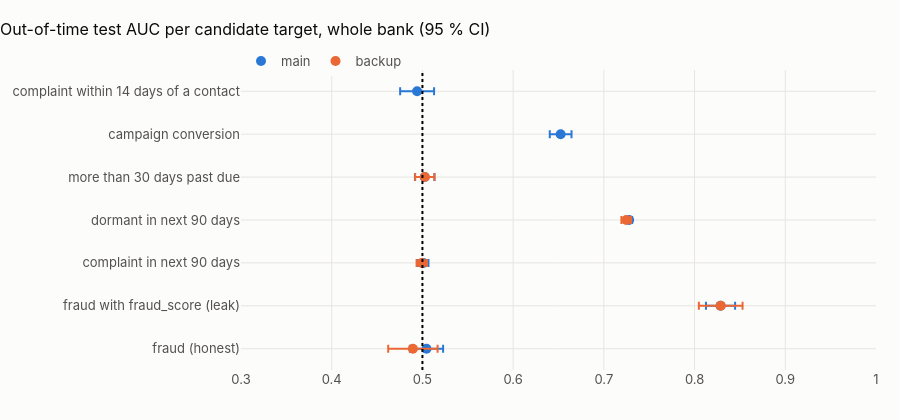

The code cell stored with this chart in its notebook:
### Markdown cell above
## 7 · Which modelling conclusions survive?

### Code cell
lrn = read("learnability")
fig = go.Figure()
for d in PREFIX:
    x = lrn[(lrn.dataset == d) & (lrn.country == "ALL") & np.isfinite(lrn.auc)]
    fig.add_trace(
        go.Scatter(
            x=x.auc,
            y=x.name,
            mode="markers",
            name=d,
            marker=dict(size=10),
            error_x=dict(
                type="data", symmetric=False, array=x.auc_hi - x.auc, arrayminus=x.auc - x.auc_lo
            ),
        )
    )
fig.add_vline(x=0.5, line_dash="dot")
fig.update_layout(
    title="Out-of-time test AUC per candidate target, whole bank (95 % CI)",
    height=420,
    yaxis_title=None,
    xaxis_range=[0.3, 1.0],
)
fig.show()
show(
    lrn.pivot_table(index="name", columns=["scope", "dataset"], values="verdict", aggfunc="first"),
    paging=False,
)
show(
    lrn.pivot_table(index="name", columns=["scope", "dataset"], values="auc").round(3),
    paging=False,
)
same = (
    lrn.pivot_table(index=["name", "scope"], columns="dataset", values="verdict", aggfunc="first")
    .dropna()
    .assign(same=lambda d: d.main == d.backup)
)
display(
    Markdown(
        f"**{int(same.same.sum())} of {len(same)} (target, scope) verdicts are the same on both datasets.** "
        "Those that differ: "
        + (
            "; ".join(
                f"{n} ({s}): {r.main} → {r.backup}" for (n, s), r in same[~same.same].iterrows()
            )
            or "none"
        )
        + "."
    )
)

### Figure 1 — Plotly figure (JSON) as saved in the notebook; plotly's stock layout.template omitted (floating-point values rounded to 4 significant figures)
{"data": [{"error_x": {"array": [0.01832, 0.01605, 0.005734, 0.003331, 0.01073, 0.01198, 0.0187], "arrayminus": [0.01832, 0.01605, 0.005734, 0.003331, 0.01073, 0.01198, 0.0187], "symmetric": false, "type": "data"}, "marker": {"size": 10}, "mode": "markers", "name": "main", "type": "scatter", "x": [0.5045, 0.8286, 0.5009, 0.7278, 0.5025, 0.6524, 0.4941], "y": ["fraud (honest)", "fraud with fraud_score (leak)", "complaint in next 90 days", "dormant in next 90 days", "more than 30 days past due", "campaign conversion", "complaint within 14 days of a contact"]}, {"error_x": {"array": [0.02723, 0.02408, 0.005718, 0.005344, 0.01062], "arrayminus": [0.02723, 0.02408, 0.005718, 0.005344, 0.01062], "symmetric": false, "type": "data"}, "marker": {"size": 10}, "mode": "markers", "name": "backup", "type": "scatter", "x": [0.4895, 0.8288, 0.4993, 0.7247, 0.5027], "y": ["fraud (honest)", "fraud with fraud_score (leak)", "complaint in next 90 days", "dormant in next 90 days", "more than 30 days past due"]}], "layout": {"height": 420, "shapes": [{"line": {"dash": "dot"}, "type": "line", "x0": 0.5, "x1": 0.5, "xref": "x", "y0": 0, "y1": 1, "yref": "y domain"}], "title": {"text": "Out-of-time test AUC per candidate target, whole bank (95 % CI)"}, "xaxis": {"range": [0.3, 1.0]}, "yaxis": {"title": {}}}}
